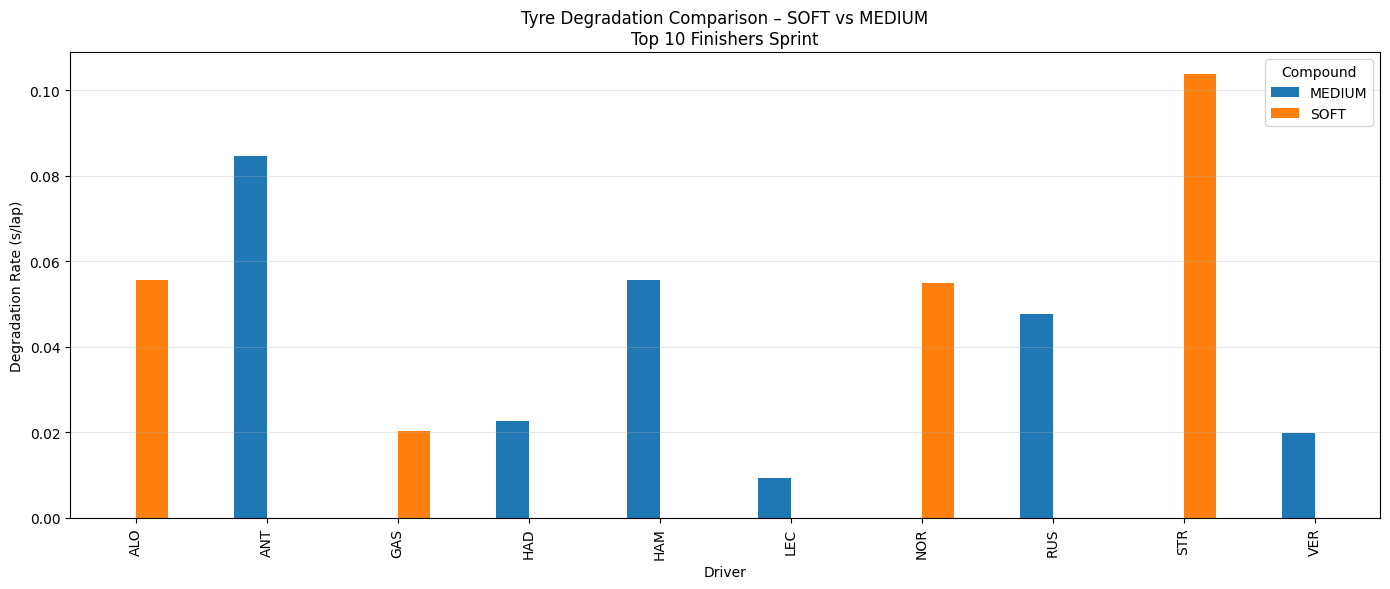

Source code (Python):
import fastf1, os
import pandas as pd
import numpy as np
import matplotlib.pyplot as plt
from pathlib import Path

# ===== CONFIG =====
YEAR = 2025
GP = "Brazilian"
SESSION = "S"
COMPOUNDS = ["SOFT", "MEDIUM"]
TOP_N = 10
CACHE_DIR = Path("/content/fastf1_cache")

# ===== CACHE =====
CACHE_DIR.mkdir(parents=True, exist_ok=True)
fastf1.Cache.enable_cache(CACHE_DIR)

# ===== LOAD =====
session = fastf1.get_session(YEAR, GP, SESSION)
session.load()

laps = session.laps
laps = laps[laps["IsAccurate"]].copy()
laps["LapTimeSec"] = laps["LapTime"].dt.total_seconds()

drivers = (
    session.results
    .sort_values("Position")
    .head(TOP_N)["Abbreviation"]
    .tolist()
)

laps = laps[
    laps["Driver"].isin(drivers) &
    laps["PitInTime"].isna() &
    laps["PitOutTime"].isna() &
    laps["Compound"].isin(COMPOUNDS)
]

# ===== REMOVE OUTLIERS (IQR per driver, compound, stint) =====
clean = []

for (d, c, s), dl in laps.groupby(["Driver","Compound","Stint"]):
    if len(dl) < 5:
        continue
    q1, q3 = dl["LapTimeSec"].quantile([0.25, 0.75])
    iqr = q3 - q1
    dl = dl[(dl["LapTimeSec"] >= q1-1.5*iqr) & (dl["LapTimeSec"] <= q3+1.5*iqr)]
    clean.append(dl)

clean = pd.concat(clean)

# ===== CALCULATE DEGRADATION SLOPE =====
records = []

for (d, c), dl in clean.groupby(["Driver","Compound"]):
    stint_id = dl.groupby("Stint").size().idxmax()
    st = dl[dl["Stint"] == stint_id]
    if len(st) < 5:
        continue
    slope = np.polyfit(st["TyreLife"], st["LapTimeSec"], 1)[0]
    records.append({"Driver": d, "Compound": c, "Degradation_s_per_lap": slope})

deg = pd.DataFrame(records)

# ===== PLOT =====
pivot = deg.pivot(index="Driver", columns="Compound", values="Degradation_s_per_lap")
pivot.plot(kind="bar", figsize=(14,6))

plt.title("Tyre Degradation Comparison – SOFT vs MEDIUM\nTop 10 Finishers Sprint")
plt.ylabel("Degradation Rate (s/lap)")
plt.grid(axis="y", alpha=0.3)
plt.tight_layout()
plt.show()

pivot
